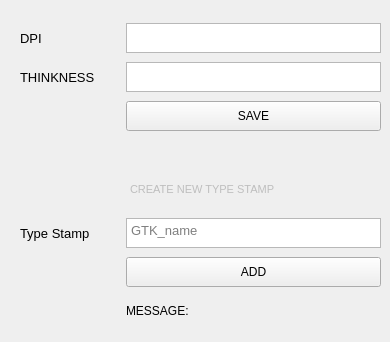
     <widget class="QWidget" name="General">
      <attribute name="title">
       <string>General</string>
      </attribute>
      <widget class="QWidget" name="formLayoutWidget">
       <property name="geometry">
        <rect>
         <x>20</x>
         <y>20</y>
         <width>361</width>
         <height>313</height>
        </rect>
       </property>
       <layout class="QFormLayout" name="formLayout">
        <item row="0" column="0">
         <widget class="QLabel" name="label">
          <property name="minimumSize">
           <size>
            <width>100</width>
            <height>30</height>
           </size>
          </property>
          <property name="maximumSize">
           <size>
            <width>16777215</width>
            <height>30</height>
           </size>
          </property>
          <property name="font">
           <font>
            <pointsize>10</pointsize>
            <weight>50</weight>
            <bold>false</bold>
           </font>
          </property>
          <property name="text">
           <string>DPI</string>
          </property>
         </widget>
        </item>
        <item row="0" column="1">
         <widget class="QTextEdit" name="S_G_DPI">
          <property name="minimumSize">
           <size>
            <width>0</width>
            <height>30</height>
           </size>
          </property>
          <property name="maximumSize">
           <size>
            <width>16777215</width>
            <height>30</height>
           </size>
          </property>
          <property name="font">
           <font>
            <family>Segoe UI</family>
            <pointsize>10</pointsize>
           </font>
          </property>
         </widget>
        </item>
        <item row="1" column="0">
         <widget class="QLabel" name="label_2">
          <property name="minimumSize">
           <size>
            <width>100</width>
            <height>30</height>
           </size>
          </property>
          <property name="maximumSize">
           <size>
            <width>16777215</width>
            <height>30</height>
           </size>
          </property>
          <property name="font">
           <font>
            <pointsize>10</pointsize>
            <weight>50</weight>
            <bold>false</bold>
           </font>
          </property>
          <property name="text">
           <string>THINKNESS</string>
          </property>
         </widget>
        </item>
        <item row="1" column="1">
         <widget class="QTextEdit" name="S_G_Thinkness">
          <property name="minimumSize">
           <size>
            <width>0</width>
            <height>30</height>
           </size>
          </property>
          <property name="maximumSize">
           <size>
            <width>16777215</width>
            <height>30</height>
           </size>
          </property>
          <property name="font">
           <font>
            <family>Segoe UI</family>
            <pointsize>10</pointsize>
           </font>
          </property>
         </widget>
        </item>
        <item row="2" column="0">
         <widget class="QLabel" name="label_3">
          <property name="minimumSize">
           <size>
            <width>100</width>
            <height>30</height>
           </size>
          </property>
          <property name="maximumSize">
           <size>
            <width>16777215</width>
            <height>30</height>
           </size>
          </property>
          <property name="font">
           <font>
            <pointsize>10</pointsize>
            <weight>75</weight>
            <bold>true</bold>
           </font>
          </property>
          <property name="text">
           <string/>
          </property>
         </widget>
        </item>
        <item row="2" column="1">
         <widget class="QPushButton" name="S_G_Save">
          <property name="minimumSize">
           <size>
            <width>0</width>
            <height>30</height>
           </size>
          </property>
          <property name="maximumSize">
           <size>
            <width>16777215</width>
            <height>30</height>
           </size>
          </property>
          <property name="cursor">
           <cursorShape>PointingHandCursor</cursorShape>
          </property>
          <property name="text">
           <string>SAVE</string>
          </property>
         </widget>
        </item>
        <item row="3" column="0">
         <widget class="QLabel" name="label_4">
          <property name="minimumSize">
           <size>
            <width>100</width>
            <height>30</height>
           </size>
          </property>
          <property name="maximumSize">
           <size>
            <width>16777215</width>
            <height>30</height>
           </size>
          </property>
          <property name="font">
           <font>
            <pointsize>10</pointsize>
            <weight>50</weight>
            <bold>false</bold>
           </font>
          </property>
          <property name="text">
           <string/>
          </property>
         </widget>
        </item>
        <item row="5" column="0">
         <widget class="QLabel" name="label_6">
          <property name="minimumSize">
           <size>
            <width>100</width>
            <height>30</height>
           </size>
          </property>
          <property name="maximumSize">
           <size>
            <width>16777215</width>
            <height>30</height>
           </size>
          </property>
          <property name="font">
           <font>
            <pointsize>10</pointsize>
            <weight>50</weight>
            <bold>false</bold>
           </font>
          </property>
          <property name="text">
           <string>Type Stamp</string>
          </property>
         </widget>
        </item>
        <item row="5" column="1">
         <widget class="QTextEdit" name="S_G_TypeStamp">
          <property name="minimumSize">
           <size>
            <width>0</width>
            <height>30</height>
           </size>
          </property>
          <property name="maximumSize">
           <size>
            <width>16777215</width>
            <height>30</height>
           </size>
          </property>
          <property name="font">
           <font>
            <family>Segoe UI</family>
            <pointsize>10</pointsize>
           </font>
          </property>
          <property name="placeholderText">
           <string>GTK_name</string>
          </property>
         </widget>
        </item>
        <item row="6" column="1">
         <widget class="QPushButton" name="S_G_AddStamp">
          <property name="minimumSize">
           <size>
            <width>0</width>
            <height>30</height>
           </size>
          </property>
          <property name="maximumSize">
           <size>
            <width>16777215</width>
            <height>30</height>
           </size>
          </property>
          <property name="cursor">
           <cursorShape>PointingHandCursor</cursorShape>
          </property>
          <property name="text">
           <string>ADD</string>
          </property>
         </widget>
        </item>
        <item row="4" column="0">
         <widget class="QLabel" name="label_5">
          <property name="minimumSize">
           <size>
            <width>100</width>
            <height>30</height>
           </size>
          </property>
          <property name="maximumSize">
           <size>
            <width>16777215</width>
            <height>30</height>
           </size>
          </property>
          <property name="font">
           <font>
            <pointsize>10</pointsize>
            <weight>50</weight>
            <bold>false</bold>
           </font>
          </property>
          <property name="text">
           <string/>
          </property>
         </widget>
        </item>
        <item row="4" column="1">
         <widget class="QTextEdit" name="textEdit_4">
          <property name="enabled">
           <bool>false</bool>
          </property>
          <property name="minimumSize">
           <size>
            <width>0</width>
            <height>30</height>
           </size>
          </property>
          <property name="maximumSize">
           <size>
            <width>16777215</width>
            <height>30</height>
           </size>
          </property>
          <property name="styleSheet">
           <string notr="true">border: none;</string>
          </property>
          <property name="html">
           <string>&lt;!DOCTYPE HTML PUBLIC &quot;-//W3C//DTD HTML 4.0//EN&quot; &quot;http://www.w3.org/TR/REC-html40/strict.dtd&quot;&gt;
&lt;html&gt;&lt;head&gt;&lt;meta name=&quot;qrichtext&quot; content=&quot;1&quot; /&gt;&lt;style type=&quot;text/css&quot;&gt;
p, li { white-space: pre-wrap; }
&lt;/style&gt;&lt;/head&gt;&lt;body style=&quot; font-family:'MS Shell Dlg 2'; font-size:8.25pt; font-weight:400; font-style:normal;&quot;&gt;
&lt;p style=&quot; margin-top:0px; margin-bottom:0px; margin-left:0px; margin-right:0px; -qt-block-indent:0; text-indent:0px;&quot;&gt;CREATE NEW TYPE STAMP&lt;/p&gt;&lt;/body&gt;&lt;/html&gt;</string>
          </property>
         </widget>
        </item>
        <item row="7" column="1">
         <widget class="QLabel" name="S_G_Message">
          <property name="minimumSize">
           <size>
            <width>0</width>
            <height>30</height>
           </size>
          </property>
          <property name="maximumSize">
           <size>
            <width>16777215</width>
            <height>30</height>
           </size>
          </property>
          <property name="text">
           <string>MESSAGE: </string>
          </property>
         </widget>
        </item>
       </layout>
      </widget>
     </widget>
